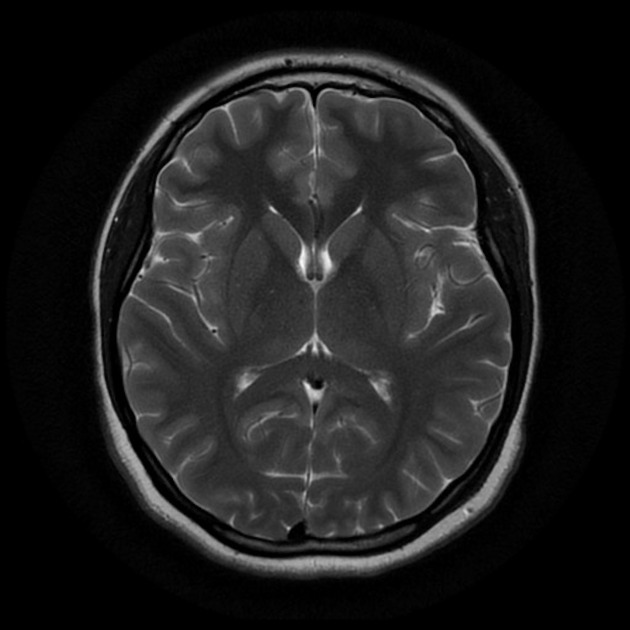
#> input picture images/no/1 no.jpeg, 630 x 630 px; its folder holds only this picture in this run
$ python utils.py
#> lines starting #> are read from the running program, lines starting #| are printed output that depends on the picture; after the words box and inside, x2 and y2 are one past the last pixel; in counts of white or black regions, pixels touching at a corner belong together
import os
import math

import cv2
import numpy as np
import matplotlib.pyplot as plt
from tqdm import tqdm

class Images:
    '''
    Create an Images object with method to load_images, plot_examples, and crop_images
    '''
    def __init__(self, root):
        '''
        root: folder contained yes and no folders
        '''
        self.root = root

    def datasets(self):
        imgs = self.refine_imgs()[0]
        labels = self.refine_imgs()[1]
        return imgs, labels

    def read_images(self):
        imgs = []
        labels = []

        for sub in os.listdir(self.root):
            if sub in ['yes', 'no']:
                res = self.read_images_sub(sub)
                imgs.extend(res[0])
                labels.extend(res[1])
            else:
                continue
        imgs = np.array(imgs)
        labels = np.array(labels)
        return imgs, labels

    def read_images_sub(self, sub):
#> called with sub = 'no'
        imgs = []
        labels = []

        img_path = os.path.join(self.root, sub)

        for f in os.listdir(img_path):
            if not f.startswith('.'):
                img_file = os.path.join(img_path, f)
                img = cv2.imread(img_file)
#> img is the input picture: shape (630, 630, 3); min 0, max 248, mean 29.7
                img = cv2.cvtColor(img, cv2.COLOR_BGR2GRAY)
#> img: shape (630, 630)
                img = cv2.resize(img, (128, 128))
#> img: shape (128, 128)

                imgs.append(img)
                labels.append(sub)

        return imgs, labels

    def refine_imgs(self, threshold=30):
        '''
            Find the boundary box to crop black boarder of the image.
            cv2.findContour used to find the largest contour, and use it to find the boundary box

            threshold: hyperparameter that will determine the final accuracy of cropping
        '''
        imgs, labels = self.read_images()

        new_imgs = []

        for i in range(len(imgs)):
            img = imgs[i]
            gray = cv2.GaussianBlur(img, (5,5), 0)
            res, thresh = cv2.threshold(gray, threshold, 255, cv2.THRESH_BINARY)
            thresh = cv2.erode(thresh, None, iterations=1)
            thresh = cv2.dilate(thresh, None, iterations=2)

            # findContours works best on binary images
            cnts, _ = cv2.findContours(thresh, cv2.RETR_EXTERNAL, cv2.CHAIN_APPROX_SIMPLE)
            c = max(cnts, key=cv2.contourArea)

            x, y, w, h = cv2.boundingRect(c)
            new_img = img[y:y+h, x:x+w]
            new_img = cv2.resize(new_img, (128,128))
            new_imgs.append(new_img)
#> this loop made 1 pass
#> (res, x, y, w, h) on pass 1: (30, 17, 9, 94, 110)
#> pass 1, in refine_imgs, `gray = cv2.GaussianBlur(img, (5,5), 0)`:
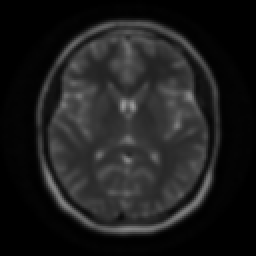
#> gray: shape (128, 128) (shown 2 times larger); min 0, max 152, mean 29.6
#> pass 1, in refine_imgs, `res, thresh = cv2.threshold(gray, threshold, 255, cv2.THRESH_BINARY)`:
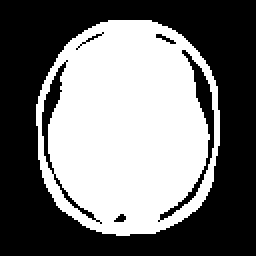
#> thresh: shape (128, 128) (shown 2 times larger); 45.7% white; 1 white region, box (x1, y1, x2, y2) and area: (18, 10, 110, 118) 7482
#> pass 1, in refine_imgs, `thresh = cv2.dilate(thresh, None, iterations=2)`:
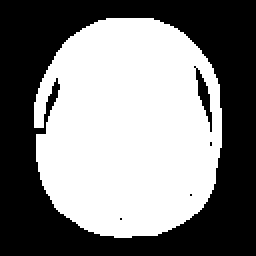
#> thresh: shape (128, 128) (shown 2 times larger); 51% white; 5 black regions (3 under 20 px), largest, box (x1, y1, x2, y2) and area: (0, 0, 128, 128) 7932, (97, 33, 106, 66) 100
#> after the loop, new_imgs = 1 item
#> the loop in refine_imgs (call 2), `for i in range(len(imgs)):` made 1 pass
#> pass 1, in refine_imgs (call 2), `new_img = img[y:y+h, x:x+w]`:
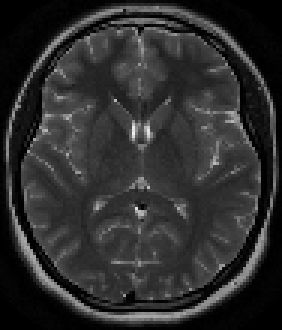
#> new_img: shape (110, 94) (shown 3 times larger); min 0, max 239, mean 46.2
#> pass 1, in refine_imgs (call 2), `new_img = cv2.resize(new_img, (128,128))`:
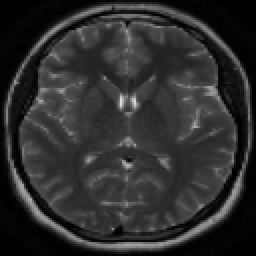
#> new_img: shape (128, 128) (shown 2 times larger); min 0, max 226, mean 46.1

        return np.stack(new_imgs), labels

    def plot_examples(self, ncols=8):
        imgs, labels = self.datasets()

        yes_imgs = imgs[labels=='yes'][:ncols]
#> yes_imgs = empty array
        no_imgs = imgs[labels=='no'][:ncols]

        fig = plt.figure(
                         layout='constrained')
        subfigs = fig.subfigures(2,1,
                                 hspace=0.001)

        imgs_group = [yes_imgs, no_imgs]
        titles = ['Tumor: Yes', 'Tumor: No']
        for subfig, imgs, title in zip(subfigs, imgs_group, titles):
            subfig.add_subplot()
            grid = make_grid_numpy(imgs, ncols=ncols)
            subfig.suptitle(title)
            plt.imshow(grid, 'gray')
            plt.axis('off')
#> this loop made 2 passes
#> (title, h in make_grid_numpy, w in make_grid_numpy, c in make_grid_numpy, nums in make_grid_numpy, nrows in make_grid_numpy) on pass 1: ('Tumor: Yes', 128, 128, 1, 0, 0)
#> (title, h in make_grid_numpy, w in make_grid_numpy, c in make_grid_numpy, nums in make_grid_numpy, nrows in make_grid_numpy) on pass 2: ('Tumor: No', 128, 128, 1, 1, 1)
#> pass 2, in plot_examples, `grid = make_grid_numpy(imgs, ncols=ncols)`:
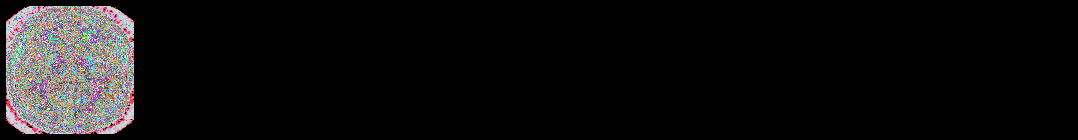
#> grid: shape (140, 1078) int64; 183 distinct labels, from 0 to 226; one colour per label, 0 black
        plt.show()
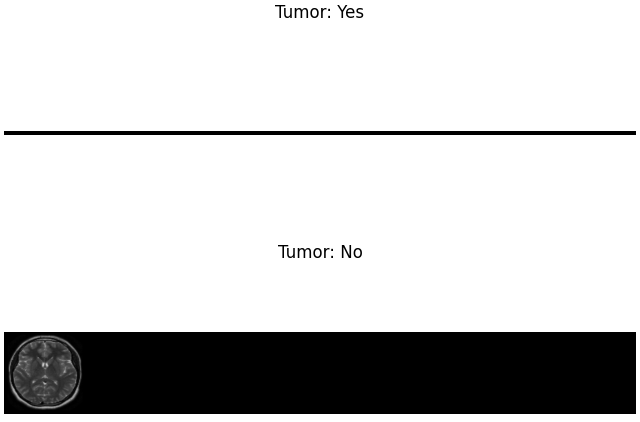
#> figure drawn by matplotlib, 2 panels

def make_grid_numpy(imgs, ncols=8, padding=6, padding_values=0):

    if isinstance(imgs, list):
        imgs = np.stack(imgs)

    if imgs.ndim == 3:
        imgs = np.expand_dims(imgs, -1)

    h, w, c = imgs.shape[1:]

    nums = len(imgs)
    nrows = math.ceil(nums/ncols)

    grid = np.full((h*nrows+(nrows+1)*padding, w*ncols+(ncols+1)*padding, c), padding_values)

    k = 0
    for i in range(nrows):
        for j in range(ncols):
            if k >= nums:
                break
            row = padding*(i+1) + h*i
            col = padding*(j+1) + w*j
            grid[row:row+h, col:col+w, :] = imgs[k, ...]
            k += 1
    return grid.squeeze()

# [41 lines left out: function stratify_train_val_split, not called in this run]

if __name__ == '__main__':
    datasets = Images('./images')
    imgs, labels = datasets.datasets()

    datasets.plot_examples()

$ run again, on images/no/10 no.jpg
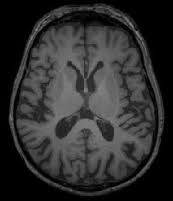
#> input picture images/no/10 no.jpg, 173 x 201 px
#> in read_images_sub, img is the input picture: shape (201, 173, 3); min 0, max 139, mean 46.7
#> the loop in refine_imgs, `for i in range(len(imgs)):` made 1 pass
#> (res, x, y, w, h) on pass 1: (30, 5, 2, 117, 122)
#> pass 1, in refine_imgs, `res, thresh = cv2.threshold(gray, threshold, 255, cv2.THRESH_BINARY)`:
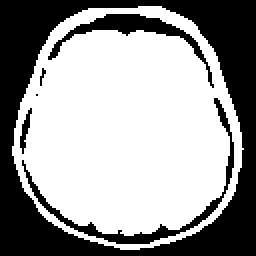
#> thresh: shape (128, 128) (shown 2 times larger); 60.9% white; 6 black regions (2 under 20 px), largest, box (x1, y1, x2, y2) and area: (0, 0, 128, 128) 5283, (11, 49, 117, 122) 552, (24, 7, 107, 44) 494, (10, 54, 16, 77) 56
#> after the loop in refine_imgs, `for i in range(len(imgs)):`: new_imgs = 1 item
#> the loop in refine_imgs (call 2), `for i in range(len(imgs)):` made 1 pass
#> yes_imgs = empty array
#> the loop in plot_examples, `for subfig, imgs, title in zip(subfigs, imgs_group, titles):` made 2 passes
#> (title, h in make_grid_numpy, w in make_grid_numpy, c in make_grid_numpy, nums in make_grid_numpy, nrows in make_grid_numpy) on pass 1: ('Tumor: Yes', 128, 128, 1, 0, 0)
#> in plot_examples, `plt.show()`:
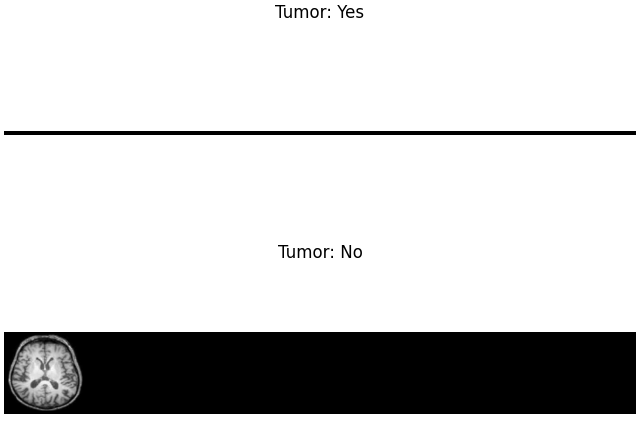
#> figure drawn by matplotlib, 2 panels
